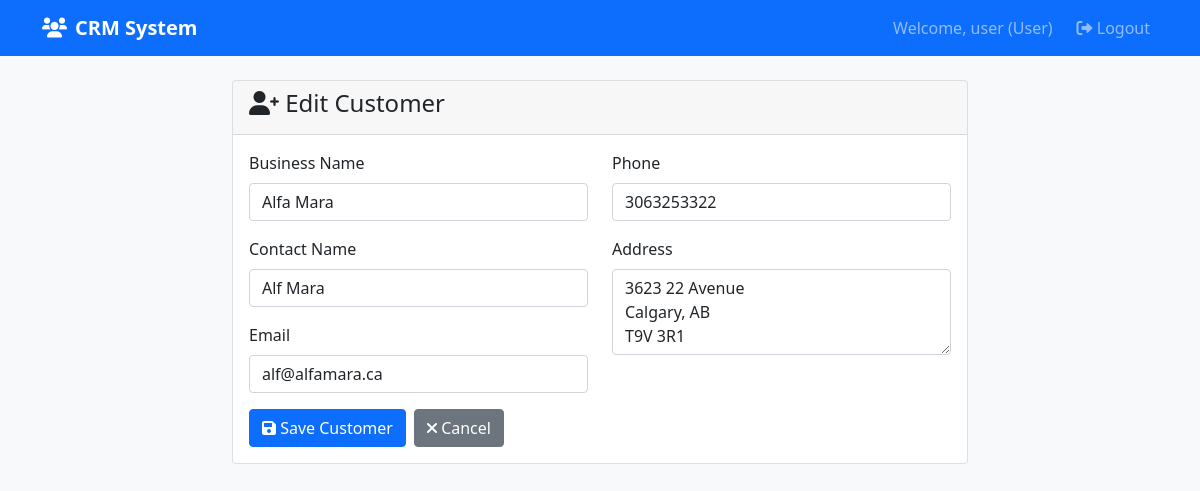
The app's page /customer/4/edit/ (signed in) with its own data.
### crm/models.py (models this page shows, shortened)
class User(AbstractUser):
    USER_TYPES = (
        ('admin', 'Admin'),
        ('user', 'User'),
        ('viewer', 'Viewer'),
    )
    user_type = models.CharField(max_length=10, choices=USER_TYPES, default='viewer')

class Customer(models.Model):
    business_name = models.CharField(max_length=200)
    contact_name = models.CharField(max_length=100)
    email = models.EmailField()
    phone = models.CharField(max_length=20)
    address = models.TextField()
    created_at = models.DateTimeField(auto_now_add=True)
    updated_at = models.DateTimeField(auto_now=True)
    created_by = models.ForeignKey(User, on_delete=models.CASCADE, related_name='customers_created')
    class Meta:
        ordering = ['-created_at']

### crm/views.py (the view)
# urls.py: path('customer/<int:pk>/edit/', views.customer_edit, name='customer_edit'),
@login_required
def customer_edit(request, pk):
    if request.user.user_type not in ['admin', 'user']:
        return HttpResponseForbidden("You don't have permission to edit customers.")
    customer = get_object_or_404(Customer, pk=pk)
    if request.method == 'POST':
        form = CustomerForm(request.POST, instance=customer)
        if form.is_valid():
            form.save()
            messages.success(request, 'Customer updated successfully!')
            return redirect('customer_detail', pk=customer.pk)
    else:
        form = CustomerForm(instance=customer)
    return render(request, 'crm/customer_form.html', {'form': form, 'title': 'Edit Customer'})

### crm/forms.py
class CustomerForm(forms.ModelForm):
    class Meta:
        model = Customer
        fields = ['business_name', 'contact_name', 'email', 'phone', 'address']
        widgets = {
            'business_name': forms.TextInput(attrs={'class': 'form-control'}),
            'contact_name': forms.TextInput(attrs={'class': 'form-control'}),
            'email': forms.EmailInput(attrs={'class': 'form-control'}),
            'phone': forms.TextInput(attrs={'class': 'form-control'}),
            'address': forms.Textarea(attrs={'class': 'form-control', 'rows': 3}),
        }

### crm/templates/crm/customer_form.html (shortened to what this page needs)
{% extends 'crm/base.html' %}
{% block content %}
<div class="row justify-content-center">
    <div class="col-md-8">
        <div class="card">
            <div class="card-header">
                <h4><i class="fas fa-user-plus"></i> {{ title }}</h4>
            </div>
            <div class="card-body">
                <form method="post">
                    <div class="row">
                        <div class="col-md-6">
                            <div class="mb-3">
                                <label for="{{ form.business_name.id_for_label }}" class="form-label">Business Name</label>
                                {{ form.business_name }}
                            </div>
                            <div class="mb-3">
                                <label for="{{ form.contact_name.id_for_label }}" class="form-label">Contact Name</label>
                                {{ form.contact_name }}
                            </div>
                            <div class="mb-3">
                                <label for="{{ form.email.id_for_label }}" class="form-label">Email</label>
                                {{ form.email }}
                            </div>
                        </div>
                        <div class="col-md-6">
                            <div class="mb-3">
                                <label for="{{ form.phone.id_for_label }}" class="form-label">Phone</label>
                                {{ form.phone }}
                            </div>
                            <div class="mb-3">
                                <label for="{{ form.address.id_for_label }}" class="form-label">Address</label>
                                {{ form.address }}
                            </div>
                        </div>
                    </div>
                    <div class="d-flex gap-2">
                        <button type="submit" class="btn btn-primary">
                            <i class="fas fa-save"></i> Save Customer
                        </button>
                        <a href="{% url 'dashboard' %}" class="btn btn-secondary">
                            <i class="fas fa-times"></i> Cancel
                        </a>
                    </div>
                </form>
            </div>
        </div>
    </div>
</div>
{% endblock %}

### crm/templates/crm/base.html (shortened to what this page needs)
<!DOCTYPE html>
<html lang="en">
<head>
    <link href="https://cdn.jsdelivr.net/npm/bootstrap@5.1.3/dist/css/bootstrap.min.css" rel="stylesheet">
    <link href="https://cdnjs.cloudflare.com/ajax/libs/font-awesome/6.0.0/css/all.min.css" rel="stylesheet">
</head>
<body class="bg-light">
    {% if user.is_authenticated %}
    <nav class="navbar navbar-expand-lg navbar-dark bg-primary">
        <div class="container">
            <a class="navbar-brand" href="{% url 'dashboard' %}">
                <i class="fas fa-users me-2"></i>CRM System
            </a>
            <div class="navbar-nav ms-auto">
                <span class="navbar-text me-3">
                    Welcome, {{ user.username }} ({{ user.user_type|title }})
                </span>
                <a class="nav-link" href="{% url 'logout' %}">
                    <i class="fas fa-sign-out-alt"></i> Logout
                </a>
            </div>
        </div>
    </nav>
    {% endif %}
    <div class="container mt-4">
        {% block content %}
        {% endblock %}
    </div>
</body>
</html>

### crm/templates/crm/base.html (style rules this page uses)
.navbar-brand { font-weight: bold; }

### records on screen
User: username "user", user_type "User"
Customer: business_name "Alfa Mara", contact_name "Alf Mara", email "alf@alfamara.ca", phone "3063253322", address "3623 22 Avenue Calgary, AB T9V 3R1"

### other values on screen
{{ title }} "Edit Customer"
